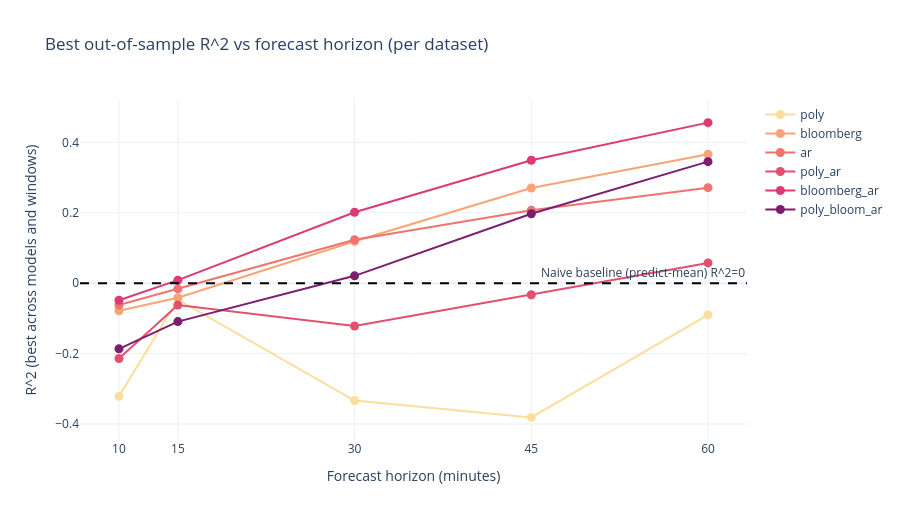

The notebook cell saved with this chart:
### Markdown cell above
## Graph 10 - R^2 vs forecast horizon (one line per dataset configuration)

For each dataset configuration, plots the **best R^2 across models and windows** vs the forecast horizon. Useful for the thesis discussion of whether Polymarket features matter more at longer horizons. Each marker is tagged with the model that achieved that R^2.

### Code cell
# %% -- GRAPH 10 : R^2 VS HORIZON (Plotly line) ----------------------
if not SUMMARIES:
    print('No summary data available -> skipping Graph 10.')
else:
    _records = []
    _horizons_in_plot = _ordered_horizons(SUMMARIES.keys())

    for h in _horizons_in_plot:
        df_h = SUMMARIES[h]
        _idx = df_h.groupby('dataset')['r2'].idxmax()
        _best = df_h.loc[_idx, ['dataset', 'model', 'window', 'r2']].copy()
        _best['horizon_min'] = h
        _records.append(_best)

    _long = pd.concat(_records, ignore_index=True)
    _datasets_in = _dataset_order(_long['dataset'])
    _long['dataset'] = pd.Categorical(_long['dataset'], categories=_datasets_in, ordered=True)
    _long['horizon_min'] = pd.Categorical(
        _long['horizon_min'].astype(int),
        categories=_horizons_in_plot,
        ordered=True,
    )
    _long = _long.sort_values(['dataset', 'horizon_min'], kind='stable')

    _colors = palette_colors(max(2, len(_datasets_in)))
    _color_map = dict(zip(_datasets_in, _colors))

    fig_g10 = go.Figure()
    for ds in _datasets_in:
        _sub = _long[_long['dataset'] == ds].sort_values('horizon_min')
        _hover = [
            f"{_display_dataset(row.dataset)} / {_display_model(row.model)} / {row.window}<br>"
            f"horizon={int(row.horizon_min)}min  R^2={row.r2:.4f}"
            for row in _sub.itertuples()
        ]
        fig_g10.add_trace(go.Scatter(
            x=_sub['horizon_min'].astype(int),
            y=_sub['r2'],
            mode='lines+markers',
            name=_display_dataset(ds),
            line=dict(color=_color_map[ds], width=2),
            marker=dict(color=_color_map[ds], size=9),
            text=_hover,
            hoverinfo='text',
        ))
    fig_g10.add_hline(
        y=0.0,
        line_dash='dash',
        line_color='black',
        annotation_text='Naive baseline (predict-mean) R^2=0',
    )
    fig_g10.update_layout(
        title='Best out-of-sample R^2 vs forecast horizon (per dataset)',
        xaxis_title='Forecast horizon (minutes)',
        yaxis_title='R^2 (best across models and windows)',
        xaxis=dict(tickmode='array', tickvals=_horizons_in_plot),
        height=520,
    )
    fig_g10.show()

### Figure 1 — Plotly figure (JSON) as saved in the notebook; plotly's stock layout.template omitted (floating-point values rounded to 4 significant figures)
{"data": [{"hoverinfo": "text", "line": {"color": "#fcde9c", "width": 2}, "marker": {"color": "#fcde9c", "size": 9}, "mode": "lines+markers", "name": "poly", "text": ["poly / RF / fixed300<br>horizon=10min  R^2=-0.3216", "poly / LSTM / fixed240<br>horizon=15min  R^2=-0.0465", "poly / RF / fixed300<br>horizon=30min  R^2=-0.3334", "poly / RF / fixed300<br>horizon=45min  R^2=-0.3812", "poly / LSTM / fixed240<br>horizon=60min  R^2=-0.0901"], "type": "scatter", "x": [10, 15, 30, 45, 60], "y": [-0.3216, -0.0465, -0.3334, -0.3812, -0.09007]}, {"hoverinfo": "text", "line": {"color": "#faa476", "width": 2}, "marker": {"color": "#faa476", "size": 9}, "mode": "lines+markers", "name": "bloomberg", "text": ["bloomberg / RF / fixed300<br>horizon=10min  R^2=-0.0783", "bloomberg / RF / fixed300<br>horizon=15min  R^2=-0.0412", "bloomberg / RF / fixed240<br>horizon=30min  R^2=0.1191", "bloomberg / RF / fixed240<br>horizon=45min  R^2=0.2703", "bloomberg / RF / fixed240<br>horizon=60min  R^2=0.3660"], "type": "scatter", "x": [10, 15, 30, 45, 60], "y": [-0.0783, -0.04115, 0.1191, 0.2703, 0.366]}, {"hoverinfo": "text", "line": {"color": "#f0746e", "width": 2}, "marker": {"color": "#f0746e", "size": 9}, "mode": "lines+markers", "name": "ar", "text": ["ar / RF / fixed240<br>horizon=10min  R^2=-0.0619", "ar / RF / fixed120<br>horizon=15min  R^2=-0.0161", "ar / RF / fixed120<br>horizon=30min  R^2=0.1233", "ar / RF / fixed120<br>horizon=45min  R^2=0.2073", "ar / RF / fixed120<br>horizon=60min  R^2=0.2714"], "type": "scatter", "x": [10, 15, 30, 45, 60], "y": [-0.06188, -0.01607, 0.1233, 0.2073, 0.2714]}, {"hoverinfo": "text", "line": {"color": "#e34f6f", "width": 2}, "marker": {"color": "#e34f6f", "size": 9}, "mode": "lines+markers", "name": "poly_ar", "text": ["poly_ar / RF / fixed240<br>horizon=10min  R^2=-0.2141", "poly_ar / LSTM / expanding<br>horizon=15min  R^2=-0.0622", "poly_ar / RF / fixed120<br>horizon=30min  R^2=-0.1216", "poly_ar / RF / fixed120<br>horizon=45min  R^2=-0.0328", "poly_ar / RF / fixed120<br>horizon=60min  R^2=0.0576"], "type": "scatter", "x": [10, 15, 30, 45, 60], "y": [-0.2141, -0.06223, -0.1216, -0.03282, 0.05761]}, {"hoverinfo": "text", "line": {"color": "#dc3977", "width": 2}, "marker": {"color": "#dc3977", "size": 9}, "mode": "lines+markers", "name": "bloomberg_ar", "text": ["bloomberg_ar / RF / fixed240<br>horizon=10min  R^2=-0.0485", "bloomberg_ar / RF / fixed240<br>horizon=15min  R^2=0.0086", "bloomberg_ar / RF / fixed240<br>horizon=30min  R^2=0.2015", "bloomberg_ar / RF / fixed120<br>horizon=45min  R^2=0.3492", "bloomberg_ar / RF / fixed120<br>horizon=60min  R^2=0.4561"], "type": "scatter", "x": [10, 15, 30, 45, 60], "y": [-0.04846, 0.008625, 0.2015, 0.3492, 0.4561]}, {"hoverinfo": "text", "line": {"color": "#7c1d6f", "width": 2}, "marker": {"color": "#7c1d6f", "size": 9}, "mode": "lines+markers", "name": "poly_bloom_ar", "text": ["poly_bloom_ar / RF / fixed240<br>horizon=10min  R^2=-0.1866", "poly_bloom_ar / LSTM / fixed240<br>horizon=15min  R^2=-0.1092", "poly_bloom_ar / RF / fixed120<br>horizon=30min  R^2=0.0209", "poly_bloom_ar / RF / fixed240<br>horizon=45min  R^2=0.1973", "poly_bloom_ar / RF / fixed120<br>horizon=60min  R^2=0.3452"], "type": "scatter", "x": [10, 15, 30, 45, 60], "y": [-0.1866, -0.1092, 0.02087, 0.1973, 0.3452]}], "layout": {"annotations": [{"showarrow": false, "text": "Naive baseline (predict-mean) R^2=0", "x": 1, "xanchor": "right", "xref": "x domain", "y": 0, "yanchor": "bottom", "yref": "y"}], "height": 520, "shapes": [{"line": {"color": "black", "dash": "dash"}, "type": "line", "x0": 0, "x1": 1, "xref": "x domain", "y0": 0, "y1": 0, "yref": "y"}], "title": {"text": "Best out-of-sample R^2 vs forecast horizon (per dataset)"}, "xaxis": {"tickmode": "array", "tickvals": [10, 15, 30, 45, 60], "title": {"text": "Forecast horizon (minutes)"}}, "yaxis": {"title": {"text": "R^2 (best across models and windows)"}}}}
